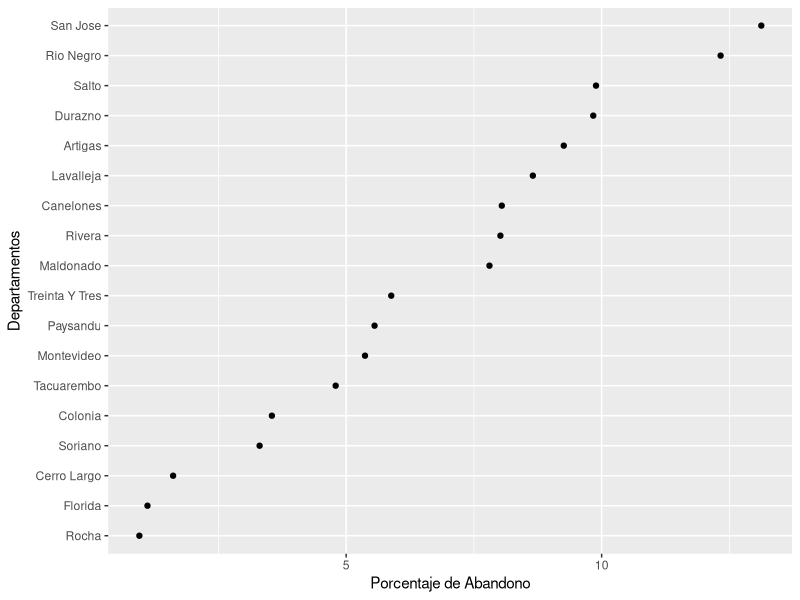
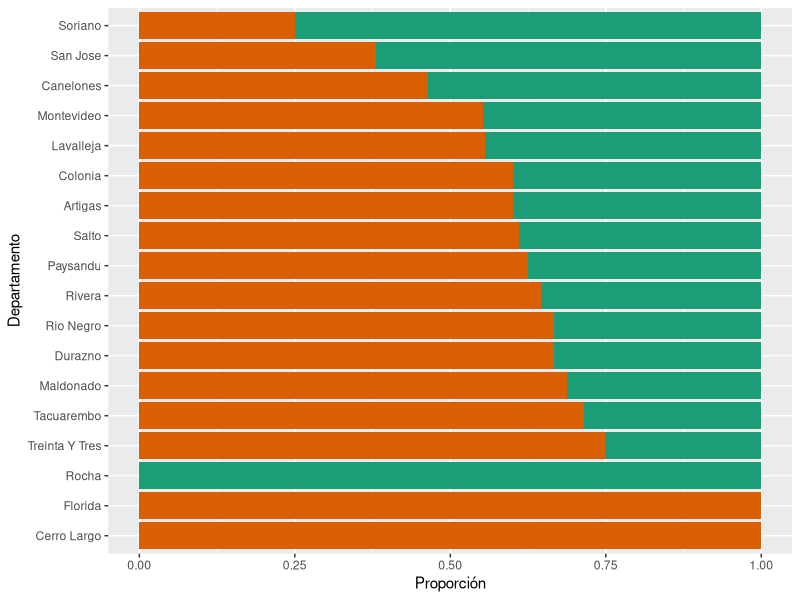
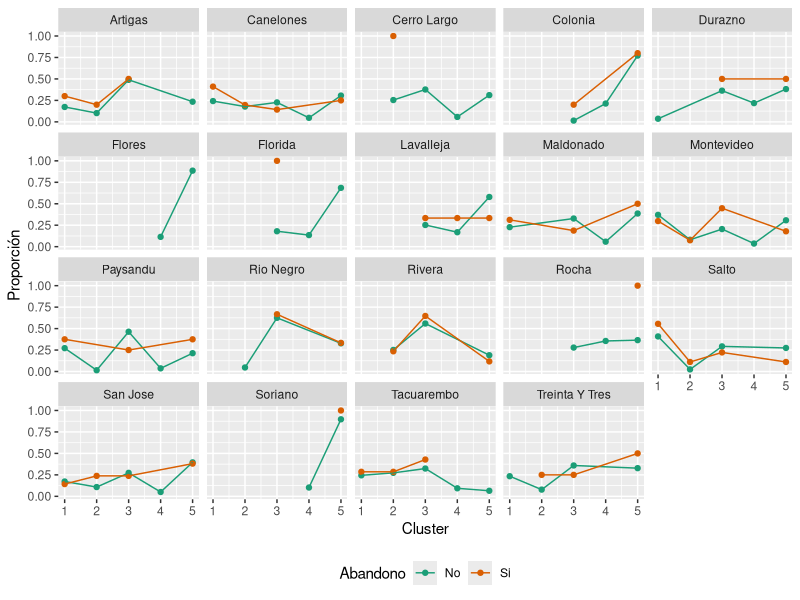

Recreate these plots in R, in order.
## ---- chunk 1
knitr::opts_chunk$set(echo = TRUE)
## ---- chunk 2
library(readr)
library(here)
library(tidyverse)
library(xtable)
library(ggplot2)
## ---- chunk 3
datos<-read_csv('Datos/muestra.csv')
## ---- chunk 4
tabla <- datos %>% mutate(Abandono= recode(Abandono, '0'='No', '1'='Si')) %>% 
  group_by(Abandono) %>% summarise(n=n()) %>% rename(Cantidad=n)
print(xtable(tabla))
## ---- chunk 5
Mont<- datos %>% filter(nombre_departamento=='Montevideo') %>% group_by(Abandono)%>% 
  summarise(n=n()) %>% mutate(Perc = n/sum(n), Abandono=recode(Abandono, '0'='No', '1'='Si'))
## ---- chunk 6
Tabandono<- datos %>% group_by(nombre_departamento, Abandono)%>% 
  summarise(n=n()) %>% mutate(Perc = n/sum(n), Abandono=recode(Abandono, '0'='No', '1'='Si')) 

Tabandono<-Tabandono %>%filter(Abandono=='Si')%>%select(nombre_departamento, Perc)

ggplot(Tabandono, aes(x=Perc*100, y=reorder(nombre_departamento,Perc)))+geom_point()+
  labs(x='Porcentaje de Abandono', y='Departamentos')
## ---- chunk 7
Aban<-datos %>% filter(Abandono==1) %>% group_by(nombre_departamento, Sexo) %>% summarise(n=n()) %>% 
  mutate(Proporcion = n/sum(n))%>% select(nombre_departamento, Sexo, Proporcion)

ggplot(Aban, aes(x=Proporcion, y=fct_reorder2(nombre_departamento, -(Sexo=="F"),Proporcion), fill=Sexo))+
  geom_bar(stat = 'identity')+scale_fill_brewer(palette = 'Dark2')+theme(legend.position = 'null')+
    labs(x='Proporción', y='Departamento')
## ---- chunk 8
Aban <- datos %>% group_by(nombre_departamento, Abandono, cl) %>%summarise(n=n()) %>% 
  mutate(Proporcion=n/sum(n),Abandono=recode(Abandono, '0'='No', '1'='Si'))

ggplot(Aban, aes(x=cl, y=Proporcion,color=Abandono))+geom_point()+
  geom_line()+facet_wrap(~Aban$nombre_departamento)+
  scale_color_brewer(palette='Dark2')+
  labs(x="Cluster", y="Proporción")+
  theme(legend.position = "bottom")
## ---- chunk 9
datos %>% mutate(grupo_desc = 
                   recode(grupo_desc,'1ro. G. 1'='A', '1ro. G. 2'="A",'1ro. G. 3'="A",'1ro. G. 4'="A",'1ro. G. 5'="A",
                  '1ro. G. 6'='B','1ro. G. 7'='B','1ro. G. 8'='B','1ro. G. 9'='B','1ro. G. 10'='B','1ro. G. 11'='B',
                  '1ro. G. 12'='C','1ro. G. 13'='C','1ro. G. 14'='C','1ro. G. 15'='C','1ro. G. 16'='C','1ro. G. 17'='C')) %>%
                  select(grupo_desc) %>% head(6)
## ---- chunk 10
datos %>% separate(`Fecha nacimiento`, sep='-', into=c("Dia", "Mes", "Año")) %>% select(Dia, Mes, Año) %>% head(6)
